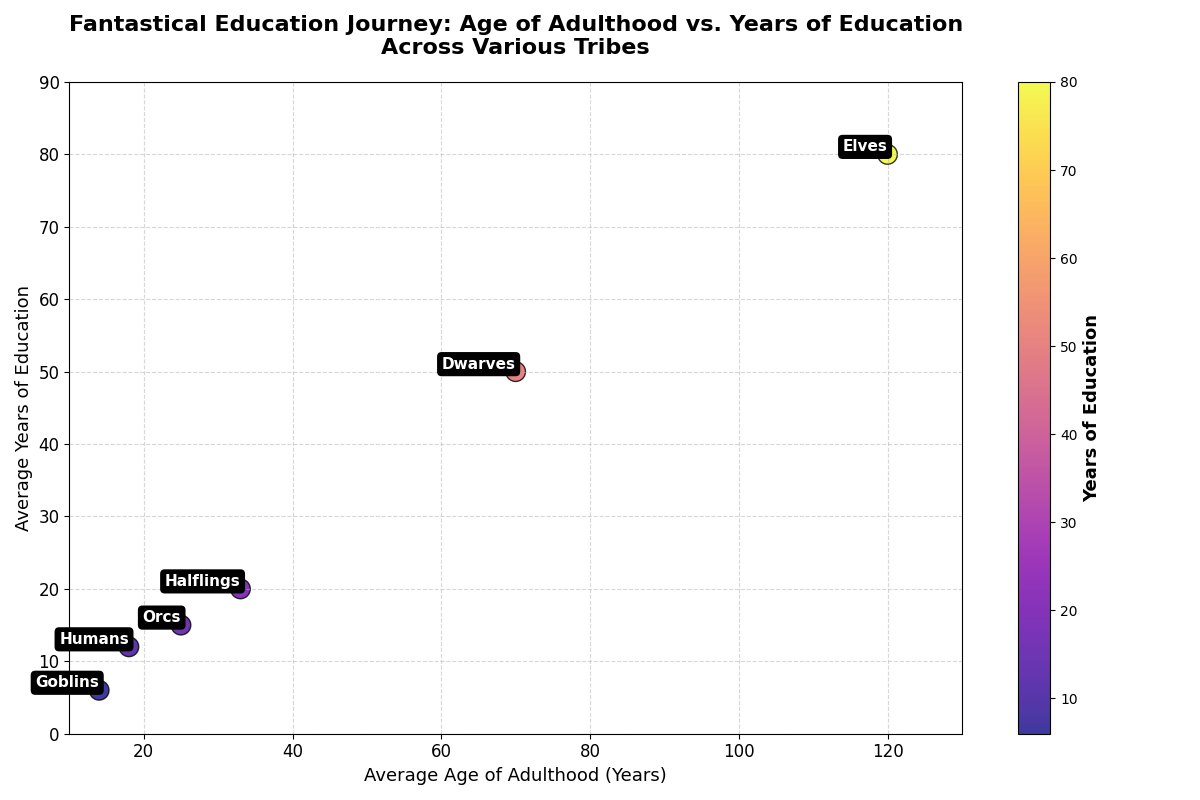

Write Python code to recreate this figure.
import matplotlib.pyplot as plt
import numpy as np

# Backstory:
# In the world of fantasy, different tribes cohabit the land. Each tribe has a unique average age of adulthood 
# and a varying average number of years spent educating their offspring before adulthood. This chart explores 
# the relationship between the average age of adulthood and the average length of education in years across different tribes.

# Data: Average Age of Adulthood and Average Years of Education for Different Tribes
tribes = ['Elves', 'Dwarves', 'Orcs', 'Humans', 'Halflings', 'Goblins']
average_age_adulthood = np.array([120, 70, 25, 18, 33, 14])  # in years
average_years_education = np.array([80, 50, 15, 12, 20, 6])  # in years

# Scatter plot
fig, ax = plt.subplots(figsize=(12, 8))
scatter = ax.scatter(average_age_adulthood, average_years_education, 
                     c=average_years_education, cmap='plasma', s=200, 
                     edgecolors='black', alpha=0.8)

# Title and labels
ax.set_title('Fantastical Education Journey: Age of Adulthood vs. Years of Education\nAcross Various Tribes', 
             fontsize=16, fontweight='bold', pad=20)
ax.set_xlabel('Average Age of Adulthood (Years)', fontsize=13)
ax.set_ylabel('Average Years of Education', fontsize=13)

# Adding a color bar
cbar = fig.colorbar(scatter, ax=ax)
cbar.set_label('Years of Education', fontsize=13, fontweight='bold')

# Annotate each point with tribe name
for i, tribe in enumerate(tribes):
    ax.annotate(tribe, (average_age_adulthood[i], average_years_education[i]), 
                fontsize=11, ha='right', va='bottom', color='white', weight='bold', 
                bbox=dict(facecolor='black', edgecolor='none', boxstyle='round,pad=0.3'))

# Enhancements
ax.grid(True, linestyle='--', alpha=0.5)
ax.tick_params(axis='both', which='major', labelsize=12)
ax.set_xlim(10, 130)
ax.set_ylim(0, 90)

# Adjust layout
plt.tight_layout()

# Show plot
plt.show()
